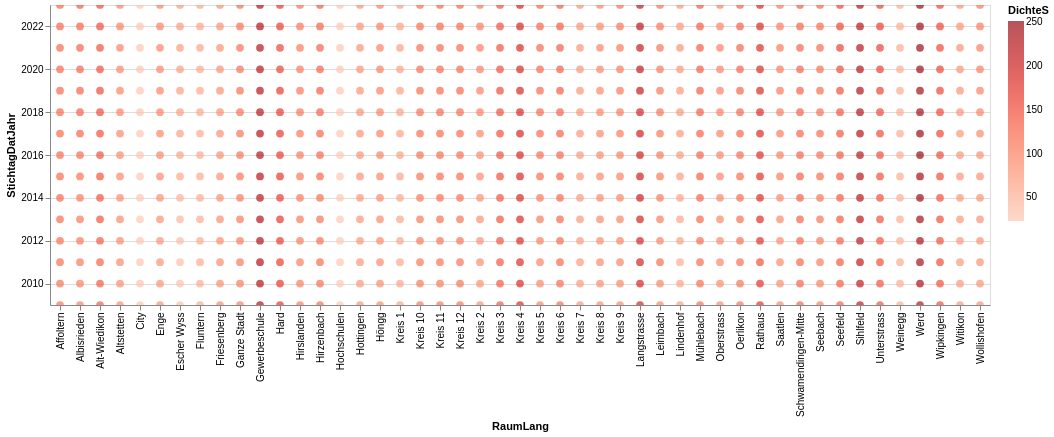

Notebook code for this chart:
### Code cell
alt.Chart(data2betested).mark_circle(size=60).encode(
    x='RaumLang', #QuarLang
    y='StichtagDatJahr',
    #color='AnzNat',
    #color=alt.Color('AnzNat', scale=alt.Scale(scheme='dark2')),
    color=alt.Color('DichteS', scale=alt.Scale(scheme='reds')),
    tooltip=['RaumLang','StichtagDatJahr','DichteS']
).interactive() # this makes the axes interactive: now you can zoom & pan

### Figure 1 — Vega-Lite specification as saved in the notebook (floating-point values rounded to 4 significant figures; data arrays with more than 128 entries replaced by an {"elided": "..."} marker saying what was removed)
{"config": {"view": {"continuousWidth": 300, "continuousHeight": 300}}, "data": {"name": "data-94e945a9a25ac160c2f100c683a0d5ca"}, "mark": {"type": "circle", "size": 60}, "encoding": {"color": {"field": "DichteS", "scale": {"scheme": "reds"}, "type": "quantitative"}, "tooltip": [{"field": "RaumLang", "type": "nominal"}, {"field": "StichtagDatJahr", "type": "temporal"}, {"field": "DichteS", "type": "quantitative"}], "x": {"field": "RaumLang", "type": "nominal"}, "y": {"field": "StichtagDatJahr", "type": "temporal"}}, "params": [{"name": "param_3", "select": {"type": "interval", "encodings": ["x", "y"]}, "bind": "scales"}], "$schema": "https://vega.github.io/schema/vega-lite/v5.8.0.json", "datasets": {"data-94e945a9a25ac160c2f100c683a0d5ca": {"elided": "705 records"}}}
